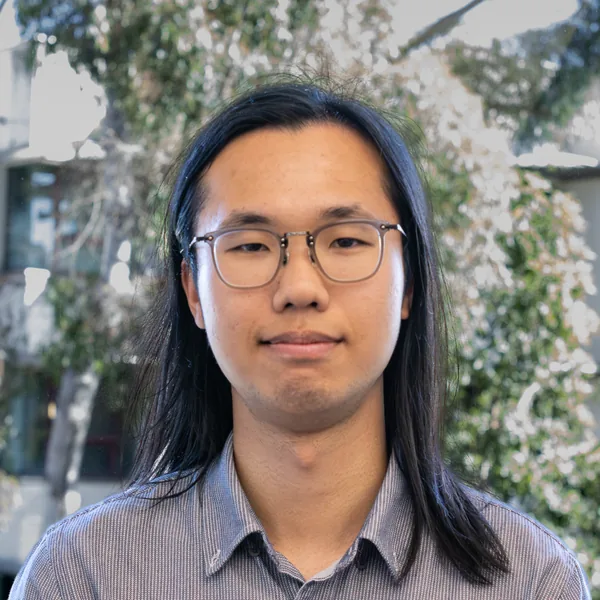
#> input picture src/images/portrait.webp, 600 x 600 px
$ python generate_og.py
#> lines starting #> are read from the running program, lines starting #| are printed output that depends on the picture
#!/usr/bin/env python3
# /// script
# requires-python = ">=3.11"
# dependencies = ["pillow==12.3.0"]
# ///

"""Render the default social image from the site's identity portrait."""

import argparse
from io import BytesIO
from pathlib import Path

from PIL import Image, ImageDraw, ImageFont


ROOT = Path(__file__).resolve().parent.parent
OUTPUT = ROOT / 'public/og-image.jpg'
PORTRAIT_SOURCE = ROOT / 'src/images/portrait.webp'
SIZE = (1200, 630)
SCALE = 2
# Match global.css and the homepage's stronger muted-text value.
COLORS = {
    'canvas': '#ffffff',
    'ink': '#242a30',
    'muted': '#58616c',
    'blue': '#24558a',
}
# Identity copy follows src/components/home/Identity.astro. Keep it factual
# and broad: this default image represents the site, not a particular paper.
NAME = 'Ye Shu'
ROLE = 'PhD student in Computer Science'
AFFILIATION = 'UC San Diego'
RESEARCH = ('Network security and', 'Internet measurement')
DOMAIN = 'shuye.dev'


def font(family: str, weight: int, size: int) -> ImageFont.FreeTypeFont:
    if family == 'source-serif-4':
        filename = f'{family}-latin-{weight}-normal.woff'
        package = '@fontsource'
    else:
        filename = f'{family}-latin-wght-normal.woff2'
        package = '@fontsource-variable'
    path = ROOT / 'node_modules' / package / family / 'files' / filename
    if not path.is_file():
        raise SystemExit(f'Missing site font: {path}. Run npm ci first.')
    face = ImageFont.truetype(str(path), size * SCALE)
    if package == '@fontsource-variable':
        face.set_variation_by_axes([weight])
    return face


def render() -> bytes:
    image = Image.new(
        'RGB', tuple(value * SCALE for value in SIZE), COLORS['canvas']
    )
#> image: PIL image 2400x1260 RGB; every value is 255
    draw = ImageDraw.Draw(image)

    def text(
        value: str, position: tuple[int, int], face: ImageFont.FreeTypeFont,
        color: str, max_width: int,
    ) -> None:
        x, y = (coordinate * SCALE for coordinate in position)
        bounds = draw.textbbox((x, y), value, font=face, anchor='lt')
        if (
            bounds[2] - bounds[0] > max_width * SCALE
            or bounds[3] > SIZE[1] * SCALE
        ):
            raise ValueError(f'Text exceeds the composition: {value}')
        draw.text((x, y), value, font=face, fill=color, anchor='lt')

    # Reuse the already approved crop, without another crop or retouch.
    with Image.open(PORTRAIT_SOURCE) as source:
#> source is the input picture: PIL image 600x600 RGB; mean R, G, B 132, 126.3, 121.3
        if source.width != source.height:
            raise ValueError('The homepage portrait must remain square.')
        portrait = source.convert('RGB').resize(
            (294 * SCALE, 294 * SCALE), Image.Resampling.LANCZOS
        )
        image.paste(portrait, (76 * SCALE, 128 * SCALE))
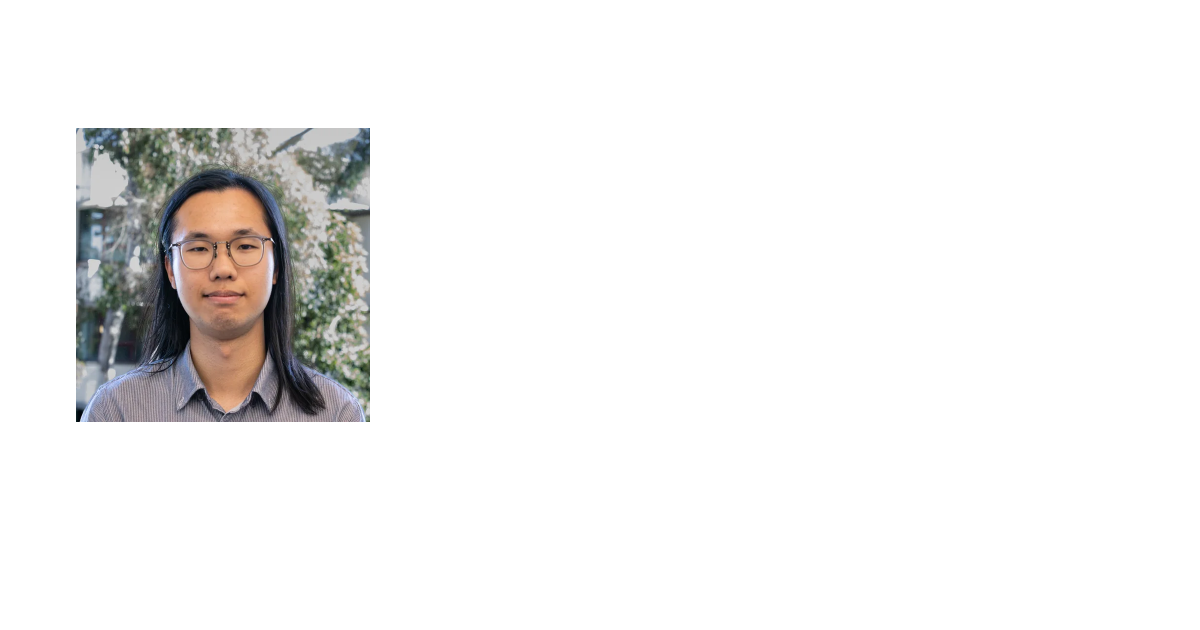
#> image: PIL image 2400x1260 RGB (shown at 1/2 size); mean R, G, B 240.9, 240.3, 239.7

    text(NAME, (420, 128), font('source-serif-4', 600, 108), COLORS['ink'], 704)
    metadata = font('ibm-plex-sans', 400, 34)
    reading = font('source-sans-3', 400, 34)
    text(ROLE, (420, 248), metadata, COLORS['ink'], 704)
    text(AFFILIATION, (420, 296), metadata, COLORS['muted'], 704)
    for index, line in enumerate(RESEARCH):
        text(line, (420, 366 + index * 48), reading, COLORS['ink'], 704)
    # Keep the domain in the identity's reading column, not a detached footer.
    text(
        DOMAIN, (420, 478), font('ibm-plex-sans', 600, 28), COLORS['blue'],
        704,
    )

    image = image.resize(SIZE, Image.Resampling.LANCZOS)
    output = BytesIO()
    image.save(
        output, format='JPEG', quality=94, subsampling=0, optimize=True,
        comment=(
            b'Deterministic Pillow composition; portrait: src/images/portrait.webp; '
            b'fonts: @fontsource Source Serif 4; @fontsource-variable Source Sans 3 '
            b'and IBM Plex Sans; '
            b'no AI generation.'
        ),
    )
    result = output.getvalue()
    with Image.open(BytesIO(result)) as decoded:
        if (
            decoded.size != SIZE or decoded.mode != 'RGB'
            or decoded.format != 'JPEG'
        ):
            raise ValueError('Invalid Open Graph image output.')
    return result


def main() -> None:
    parser = argparse.ArgumentParser(description=__doc__)
    parser.add_argument('--check', action='store_true', help='Verify without writing')
    parser.add_argument(
        '--output', type=Path, default=OUTPUT, help='Optional preview path'
    )
    args = parser.parse_args()
    contents = render()
    if args.check:
        if not args.output.is_file() or args.output.read_bytes() != contents:
            parser.exit(1, 'OG image is stale; run uv run scripts/generate_og.py\n')
    else:
        args.output.write_bytes(contents)
    print(
        f'{"Verified" if args.check else "Generated"} {args.output}'
        f' (1200×630 JPEG, {len(contents):,} bytes)'
    )


if __name__ == '__main__':
#> (the run stopped early here; a loop or call above may not have finished)
